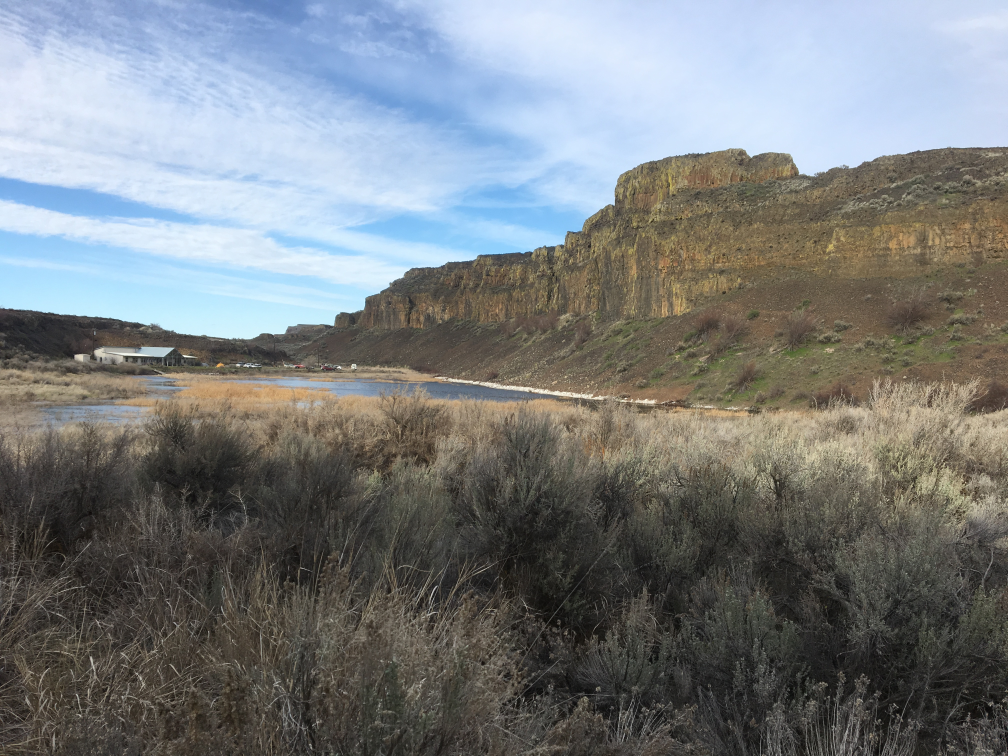
#> input picture datafiles/ButeScene.JPG, 4032 x 3024 px, found by its file name (shown at 1/4 size)
$ jupyter execute --allow-errors 10_ImageStitching.ipynb   (shell and % lines are left out)
#> lines starting #> are read from the running program, lines starting #| are printed output that depends on the picture; after the words box and inside, x2 and y2 are one past the last pixel; in counts of white or black regions, pixels touching at a corner belong together; long printed decimals are rounded
# CSCI E-25
## Image Stitching
### Steve Elston

## Introduction

This lab demonstrates some basic principles of image stitching. The focus here is on transformation of images to a common image plane to form a mosaic. Only planar projective transforms are employed. No blending algorithms are applied.

This lab is intended to be short and simple. The exercises are all conceptual. No coding is required.

You can find an example which includes more sophisticated methods of blending images in this [example](https://github.com/scikit-image/skimage-tutorials/blob/main/lectures/solutions/adv3_panorama-stitching-solution.ipynb), or in the [Scikit Image User Guide](https://scikit-image.org/docs/stable/auto_examples/registration/plot_stitching.html?highlight=stitching).

As a first step, execute the code in the cell below to import the packages you will need.

[cell 1]
import skimage
from skimage import data
from skimage.filters.rank import equalize
import skimage.filters as skfilters
import skimage.morphology as morphology
import skimage.transform as transform
import skimage.feature as feature
import skimage.measure as measure
from skimage.color import rgb2gray
from skimage import exposure
from PIL import Image
from skimage.feature import match_descriptors
import numpy as np
import math
from itertools import product, combinations
import matplotlib.pyplot as plt
import seaborn as sns

> **Note:** For a more comprehensive example of image stitching with Scikit Image see [this example](https://github.com/scikit-image/skimage-tutorials/blob/main/lectures/solutions/adv3_panorama-stitching-solution.ipynb)

## Load and Prepare the Images

You will now load and prepare images used to create a mosaic. Execute the code in the cell below to load the image and convert it to gray-scale.

> **Note:** You can reproduce the examples in the slide deck if you run this notebook with the `ButeScene3.JPG` image.

[cell 2]
def plot_grayscale(img, h=8):
    plt.figure(figsize=(h, h))
    _=plt.imshow(img, cmap=plt.get_cmap('gray'))
    _=plt.axis('off');

bute_scene = Image.open('../datafiles/ButeScene.JPG')
#> bute_scene is the input picture: PIL image 4032x3024 RGB; mean R, G, B 121, 125.1, 127.2
bute_scene = np.array(bute_scene)
print(bute_scene.shape)
#| (3024, 4032, 3)
plt.figure(figsize=(8, 8))
plt.imshow(bute_scene)
plt.axis('off')
plt.show()

bute_scene = rgb2gray(bute_scene)
#> bute_scene: shape (3024, 4032) float64
bute_scene = exposure.equalize_adapthist(bute_scene)
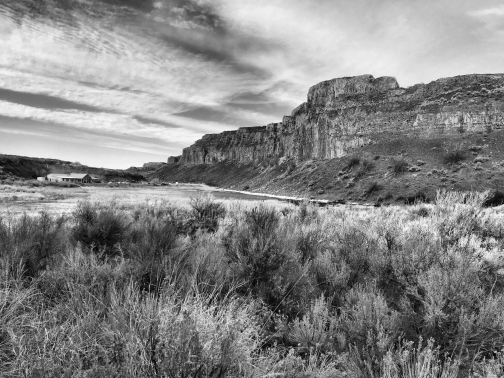
#> bute_scene: shape (3024, 4032) float64 (shown at 1/8 size); min 0, max 1, mean 0.521
plot_grayscale(bute_scene)

The code in the cell below splits the original image into two overlapping images. One of the images is then translated, rotated and scaled. In the remainder of this lab, these two images will be translated an a mosaic created which should resemble the original image.

Execute the code in the cell below to perform the following operations:
1. The images are cropped by opposite sift factors and then resized. The cropping retains an overlap area between the two images.
2. A similarity transformation is applied to the right hand image. The transformation matrix is displayed.
3. The images are displayed side by side.

[cell 3]
def plot_pair(left, right):
    fig, ax = plt.subplots(1,2, figsize=(16, 24))
    ax = ax.flatten()
    ax[0].imshow(left, cmap=plt.get_cmap('gray'))
    ax[0].axis('off');
    ax[1].imshow(right, cmap=plt.get_cmap('gray'))
    ax[1].axis('off');
    plt.show
    return ax

shift = 1000
img_dimension = 256
dimension_tuple = (img_dimension,img_dimension)
bute_left = transform.resize(exposure.equalize_adapthist(np.copy(bute_scene[:,:bute_scene.shape[1] - shift])), (dimension_tuple))
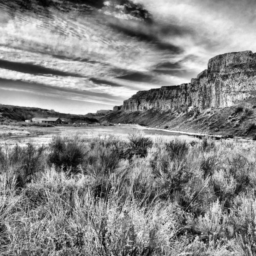
#> bute_left: shape (256, 256) float64; min 0.0116, max 0.99, mean 0.536
bute_right = transform.resize(exposure.equalize_adapthist(np.copy(bute_scene[:,shift:])), (dimension_tuple))


theta = math.pi/16
#theta = 0.0
scale = 1.1
#scale = 1.0
translation = [0,-64]
#translation = [0,0]
transform_matrix = transform.SimilarityTransform(rotation=theta, translation=translation, scale=scale)
print(transform_matrix)
bute_right = transform.warp(bute_right, transform_matrix)
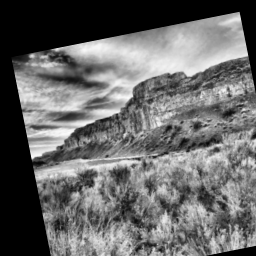
#> bute_right: shape (256, 256) float64; min 0, max 0.985, mean 0.41

_=plot_pair(bute_left, bute_right)

## Search for best interest point matches

The images must be transformed to a common image plane in order to form a mosaic. The transformation matrix is computed by solving a least squares problem using interest points with descriptors matching between the two images.

There is, however, a complication with using planar transformations with images, such as the ones in our example. Strictly speaking, planar transformations are an approximation which is strictly valid only for distant objects. For objects near the camera center, planar transformations can introduce significant distortion.

The example images have vegetation in the foreground. The vegetation has many potential interest points. Having interest points in the foreground creates problems when fitting and applying planar transformations. Fortunately, like for most images, foreground objects are at the bottom of the image. Therefore we cut off the bottom of both images when computing interest points and descriptors.

To find interest points and their descriptor we will use [skimage.features.ORB](https://scikit-image.org/docs/stable/api/skimage.feature.html#skimage.feature.ORB) method. ORB combines several important steps for finding matching descriptors between two images:
1. Finds interest points and descriptors at multiple scales using a Laplacian pyramid.
2. Finds interest points using the [FAST algorithm](https://en.wikipedia.org/wiki/Features_from_accelerated_segment_test), an efficient and robust detector.
3. Creases rotationally invariant descriptors with the rotated [BREIF algorithm](https://scikit-image.org/docs/stable/auto_examples/features_detection/plot_brief.html).
4. Provides an efficient graph search algorithm for finding matching descriptors.

Execute the code in the cell below which performs the following operations for each image:
1. Creates an ORB object with the desired hyperparameters.
2. Applies the `detect_and_extract` function to the image. This function adds attributes of the the coordinates of the interest points (keypoints) along with their descriptors to the ORB object.
3. Extract the descriptor and keypoint location attributes from the ORB object.

[cell 4]
cutoff = 180
downscale=2.0
n_keypoints=1200
fast_threshold=0.1
harris_k=0.4

orb_left = feature.ORB(downscale=downscale, n_keypoints=n_keypoints,
                       fast_threshold=fast_threshold, harris_k=harris_k)
temp = bute_left[:cutoff,:]
orb_left.detect_and_extract(temp)
orb_left_descriptiors = orb_left.descriptors
orb_left_keypoints = orb_left.keypoints

orb_right = feature.ORB(downscale=downscale, n_keypoints=n_keypoints,
                       fast_threshold=fast_threshold, harris_k=harris_k)
temp = bute_right[:cutoff,:]
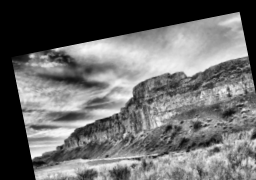
#> temp: shape (180, 256) float64; min 0, max 0.985, mean 0.417
orb_right.detect_and_extract(temp)
orb_right_descriptiors  = orb_right.descriptors
orb_right_keypoints = orb_right.keypoints

To check on the effect of truncating the bottom of the right hand image, execute the code in the cell below.

[cell 5]
plot_grayscale(temp)

Execute the code in the cell below to find the matching descriptors between the two images.

[cell 6]
matches = feature.match_descriptors(orb_left_descriptiors, orb_right_descriptiors, cross_check=True)
print('Shape of the match array = ' + str(matches.shape))
print('\nHead of the match array')
print(matches[:10])

There are 195 matching descriptors between the two images. The matches are represented by a two column numpy array. The first column indicating the descriptor index of the left image and the second column indicating the descriptor index for the right image.

Now, plot lines between the matching keypoints by executing the code in the cell below.

[cell 7]
fig, ax = plt.subplots(nrows=1, ncols=1, figsize=(10, 8))

feature.plot_matched_features(
    bute_left,
    bute_right,
    keypoints0=orb_left_keypoints,
    keypoints1=orb_right_keypoints,
    matches=matches,
    ax=ax,
    only_matches=False
)

ax.axis('off')
ax.set_title("Left side image VS Right side image:")
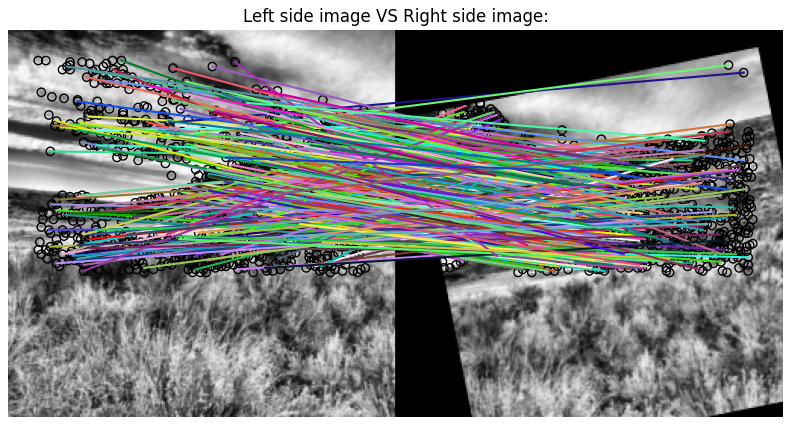
#> figure drawn by matplotlib, 1 panel

> **Exercise 10-1:** Answer the following questions in one or two sentences:
> 1. Describe the evidence you see for outliers in these matches.
> 2. Ignoring the outliers, examine some of the matching descriptor keypoints. Do you think these matches are reasonable given features on the two images and why?

> **Answers:**
> 1.
> 2.

## Robust Transformation Fitting

With the keypoints and matched it is now time to solve a robust least squares problem using the the [skimage.measure.ransac](https://scikit-image.org/docs/stable/api/skimage.measure.html#skimage.measure.ransac) function. To do so, execute the code in the cell below which performs the following operations:
1. Creates arrays with the coordinates of the matching keypoints for the left and right hand images.
2. Creates a robust fit to a similarity transform model using the RANSAC algorithm. The function returns both a robustly computed transform model object and a list of logicals indicating if the match was considered an inlier.
3. Prints the results of the RANSAC fitting process.
4. Displays the images showing the inlier keypoint matches.

> **Note 1:** You will need to have at least 50 inliers to get a good fit for the transform matrix. While in principle, only 7 inliers are needed to solve the for the degrees of freedom of the transform, such a small number of inliers often leads to an unstatisfactory solution. Since the RANSAC algorithm is stochastic the number of inliers found can be quite variable. If the algorithm does not at first find sufficient inliers, you run the code below again.
> **Note 2:** The RANSAC algorithm is sensitve to the choices of the hyperparameters `min_samples` and `residual_threshold`. You may need or want to experiment with different values of these hyperparameters. See the [skimage.measure.ransac](https://scikit-image.org/docs/stable/api/skimage.measure.html#skimage.measure.ransac) documentation for details

[cell 8]
left_keypoints = orb_left_keypoints[matches[:, 0]][:, ::-1]
right_keypoints = orb_right_keypoints[matches[:, 1]][:, ::-1]

np.random.seed(22344)
model_robust, inliers = measure.ransac((left_keypoints, right_keypoints), transform.SimilarityTransform,
                                   min_samples=10, residual_threshold=10.0, max_trials=5000)

print('Inlier logical array')
print(inliers)
print('\nNumber of inliers = ' + str(np.sum(inliers)))
print('\nRobust transform model')
print(model_robust)

fig, ax = plt.subplots(1, 1, figsize=(15, 12))
#> (the rest of this cell did not finish here and is left out)

> **Exercise 10-2:** Answer the following questions in one or two sentences:
> 1. Have a sufficient number of inliers been found to fit a similarity transform model and why?
> 2. Consider the geometry of the location of the inlier keypoints with respect to the extent of the image. Do you think the spacing of the inlier matches is likely to create errors in accurately determining the transform matrix?

> **Answers:**
> 1.
> 2.

## Apply the Transform to Create the Mosaic

With a robust transformation matrix computed you will now use this transformation to create a mosaic of the two images. As the first step, the corners of the warped images need to be determined. These warped corners define the corners of the common image plan onto which the image mosaic is constructed. The comments in the code below explain the steps used. Execute this code and examine the results.

[cell 9]
## Set the corners of the image in a Numpy array
r, c = bute_left.shape[:2]
corners = np.array([[0, 0],
                    [0, r],
                    [c, 0],
                    [c, r]])

print('Corners')
print(corners)
#| [[  0   0]
#|  [  0 256]
#|  [256   0]
#|  [256 256]]

## Find the corner points in the warped coordinate system
warped_corners = model_robust(corners)

print('\nWarped corners')
print(warped_corners)
#| [[-64.223  72.283]
#|  [-18.453 300.575]
#|  [164.069  26.513]
#|  [209.839 254.805]]

# Find the extents of both the reference image and the warped
# target image
corners_all = np.vstack((warped_corners, corners))

# The overall output shape will be max - min
corner_min = np.min(corners_all, axis=0)
corner_max = np.max(corners_all, axis=0)
output_shape = np.ceil((corner_max - corner_min)[::-1]).astype(int)
print('\noutput shape of mosaic = ' + str(output_shape))
#| output shape of mosaic = [301 321]

We have now established the corners of the warped images on the projective image plane. We can use these to compute the offset (translation) required to map the images onto the new image plane.

The right hand image only requires only translation to the image plane. Execute the code in the cell below to perform the following operations:
1. The offset between the two images is computed.
2. The image is warped (translated) to the position on the image plane.
3. A mask is created for the background around the image.
4. The warped (translated) image has the background set to 0.
5. The result is plotted.

[cell 10]
## Be aware that warp takes the inverse mapping as an input1
offset = transform.SimilarityTransform(translation = -corner_min)

## Translate the image
bute_right_warped = transform.warp(bute_right, offset.inverse, order=3, output_shape=output_shape, cval=-1)
bute_right_mask = (bute_right_warped != -1)  # Mask == 1 inside image
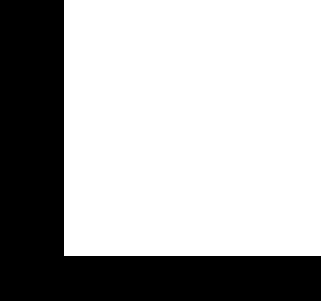
#> bute_right_mask: shape (301, 321) bool; 68.1% white; 1 black region, box (x1, y1, x2, y2) and area: (0, 0, 321, 301) 30829
bute_right_warped[~bute_right_mask] = 0      # Return background values to 0

plot_grayscale(bute_right_warped) #[~bute_right_mask] = 0)

THe same steps are applied to the left hand image. The difference being that the offset is added as a transformation matrix and the inverse is applied. The inverse is used since we are mapping the target image.

Execute the code in the cell below and examine the result.

[cell 11]
transform_left = (model_robust + offset).inverse
bute_left_warped = transform.warp(bute_left, transform_left, order=3, output_shape=output_shape, cval=-1)
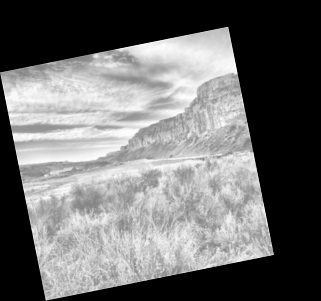
#> bute_left_warped: shape (301, 321) float64; min -1, max 0.99, mean -0.138; drawn with min black and max white

bute_left_mask = (bute_left_warped != -1)  # Mask == 1 inside image
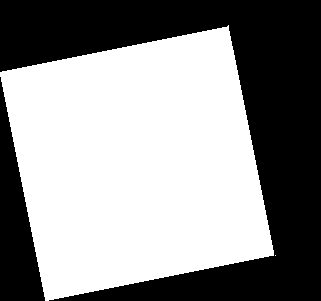
#> bute_left_mask: shape (301, 321) bool; 56.6% white; 2 black regions, box (x1, y1, x2, y2) and area: (0, 0, 321, 301) 36845, (0, 77, 45, 301) 5130
bute_left_warped[~bute_left_mask] = 0      # Return background values to 0

plot_grayscale(bute_left_warped)

It is now time to create a basic mosaic. Execute the code in the cell below to perform the following operations:
1. A mask for the mosaic of the images is created.
2. The warped images are added together and normalized.
3. Plot the result.

[cell 12]
overlap_mask = (bute_left_mask * 1.0 + bute_right_mask)  # Multiply by 1.0 for bool -> float conversion
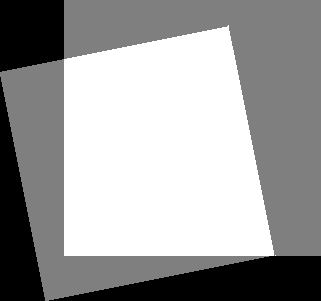
#> overlap_mask: shape (301, 321) float64; min 0, max 2, mean 1.25; drawn with min black and max white

images_merged_normalized = (bute_left_warped + bute_right_warped)/ np.maximum(overlap_mask, 1)
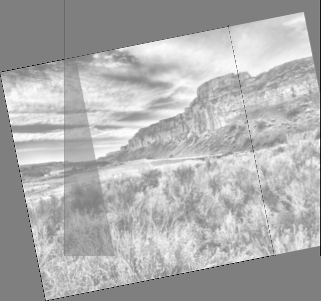
#> images_merged_normalized: shape (301, 321) float64; min -0.984, max 0.99, mean 0.366; drawn with min black and max white
plot_grayscale(images_merged_normalized)

$ run again, with datafiles/Building1.jpg copied over datafiles/ButeScene.JPG
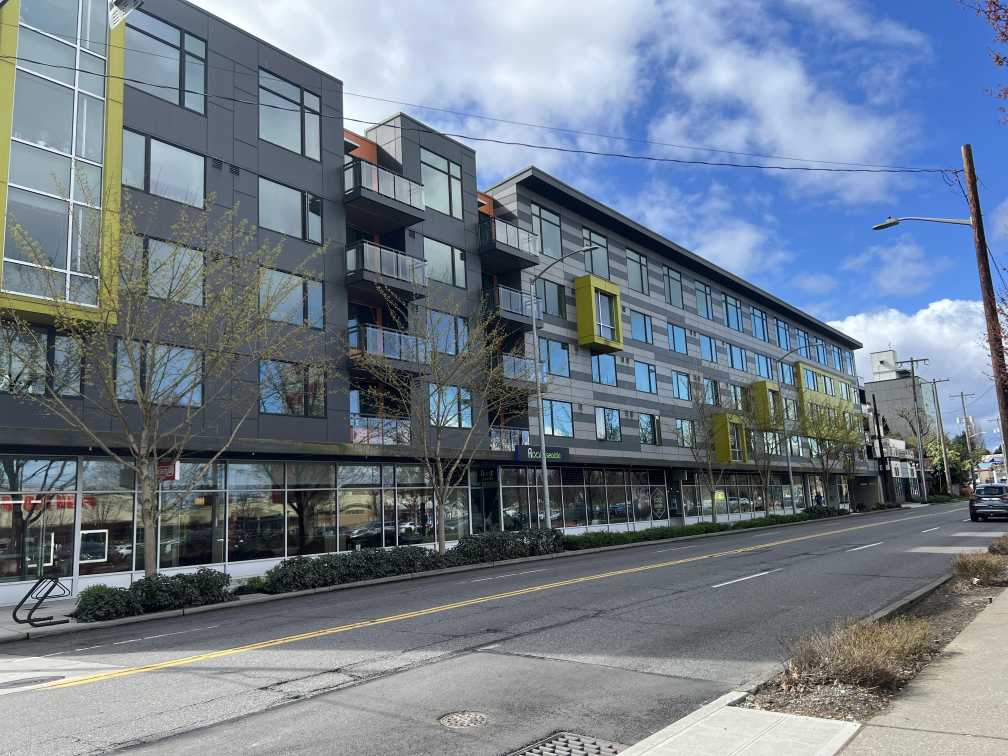
#> input picture datafiles/Building1.jpg, 4032 x 3024 px, found by its file name (shown at 1/4 size)
#> bute_scene is the input picture: PIL image 4032x3024 RGB; mean R, G, B 113.8, 125.5, 138.3
#| (3024, 4032, 3)
#| [[  0   0]
#|  [  0 256]
#|  [256   0]
#|  [256 256]]
#| [[-64.478   71.863]
#|  [-19.031 300.954]
#|  [164.613  26.416]
#|  [210.060 255.507]]
#| output shape of mosaic = [301 321]
#> bute_right_mask: shape (301, 321) bool; 68.1% white; 1 black region, box (x1, y1, x2, y2) and area: (0, 0, 321, 301) 30829
#> `bute_left_mask = (bute_left_warped != -1)`:
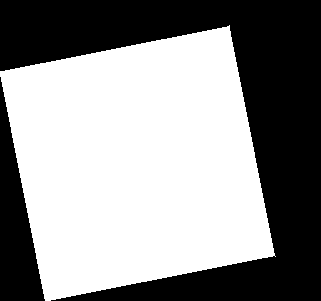
#> bute_left_mask: shape (301, 321) bool; 56.9% white; 2 black regions, box (x1, y1, x2, y2) and area: (0, 0, 321, 301) 36560, (0, 77, 45, 301) 5087
#> `images_merged_normalized = (bute_left_warped + bute_right_warped)/ np...`:
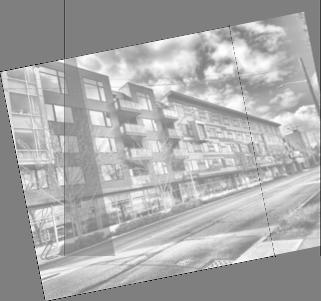
#> images_merged_normalized: shape (301, 321) float64; min -1, max 0.999, mean 0.343; drawn with min black and max white

$ run again, with datafiles/Building2.jpg copied over datafiles/ButeScene.JPG
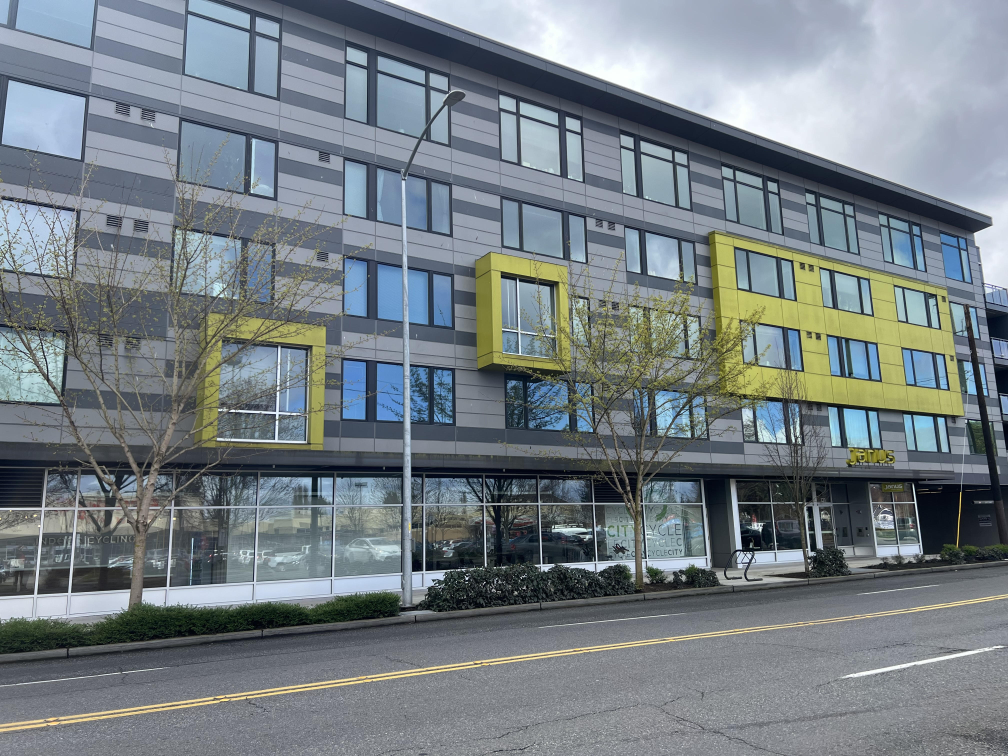
#> input picture datafiles/Building2.jpg, 4032 x 3024 px, found by its file name (shown at 1/4 size)
#> bute_scene is the input picture: PIL image 4032x3024 RGB; mean R, G, B 118.2, 127.2, 132.7
#| (3024, 4032, 3)
#| [[  0   0]
#|  [  0 256]
#|  [256   0]
#|  [256 256]]
#| [[-64.114  72.107]
#|  [-18.663 300.434]
#|  [164.212  26.656]
#|  [209.663 254.982]]
#| output shape of mosaic = [301 321]
#> bute_right_mask: shape (301, 321) bool; 68.1% white; 1 black region, box (x1, y1, x2, y2) and area: (0, 0, 321, 301) 30829
#> bute_left_mask: shape (301, 321) bool; 56.5% white; 2 black regions, box (x1, y1, x2, y2) and area: (0, 0, 321, 301) 36901, (0, 77, 45, 301) 5095
#> `images_merged_normalized = (bute_left_warped + bute_right_warped)/ np...`:
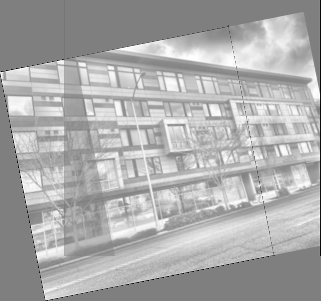
#> images_merged_normalized: shape (301, 321) float64; min -1, max 0.999, mean 0.348; drawn with min black and max white
